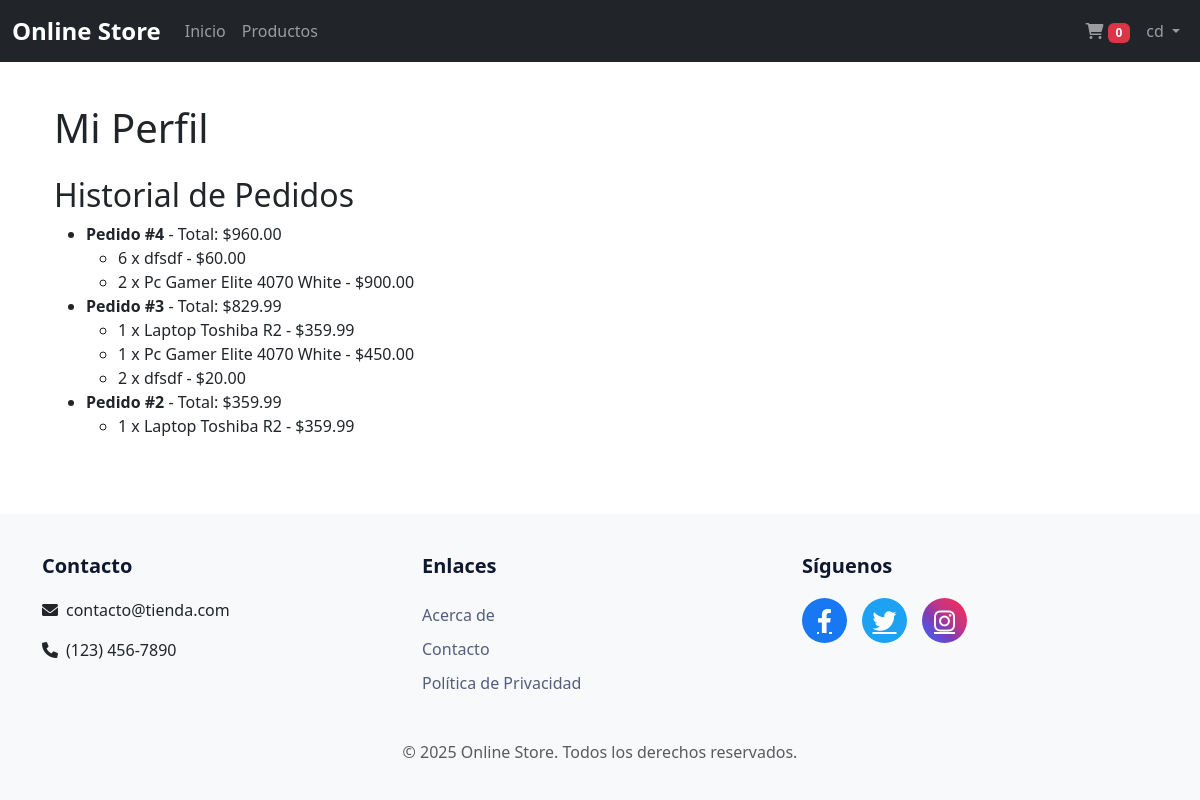
The app's page /profile/ (signed in), older data.
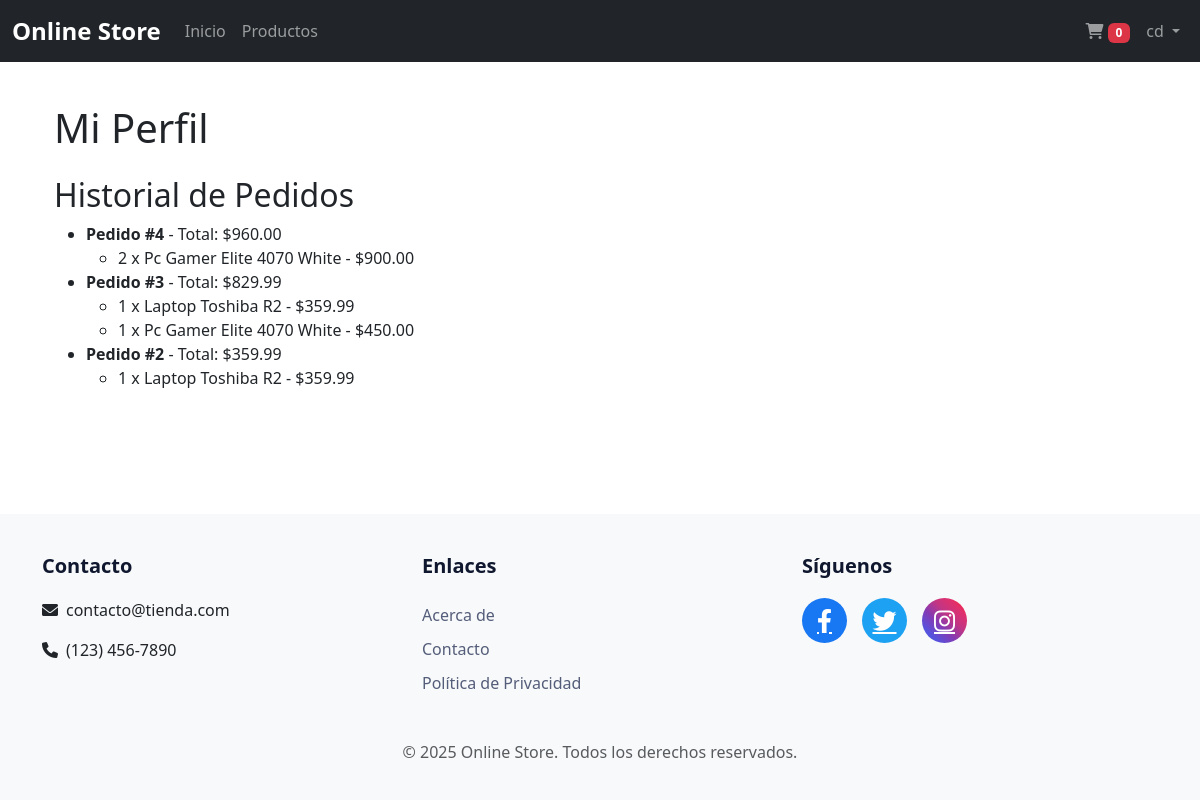
The same page, newer data.
### tasks/models.py (models this page shows, shortened)
class Order(models.Model):
    user = models.ForeignKey(User, on_delete=models.CASCADE)
    created_at = models.DateTimeField(auto_now_add=True)
    updated_at = models.DateTimeField(auto_now=True)
    total = models.DecimalField(max_digits=10, decimal_places=2, default=0)
    is_completed = models.BooleanField(default=False)

class OrderItem(models.Model):
    order = models.ForeignKey(Order, on_delete=models.CASCADE, related_name='items')
    product = models.ForeignKey(Product, on_delete=models.CASCADE)
    quantity = models.PositiveIntegerField(default=1)
    price = models.DecimalField(max_digits=10, decimal_places=2)
    def get_total(self):
        return self.quantity * self.price

class Product(models.Model):
    name = models.CharField(max_length=200)
    category = models.ForeignKey(Category, on_delete=models.CASCADE)
    description = models.TextField(blank=True, null=True)
    price = models.DecimalField(max_digits=10, decimal_places=2)
    stock = models.PositiveIntegerField(default=0)
    image = models.ImageField(upload_to='products/', blank=True, null=True)  # Campo opcional
    created_at = models.DateTimeField(auto_now_add=True)
    updated_at = models.DateTimeField(auto_now=True)

### tasks/views.py (the view)
# urls.py: path("profile/", views.profile, name="profile"),
def profile(request):
    if not request.user.is_authenticated:
        messages.error(request, "Debes iniciar sesión para ver tu perfil.")
        return redirect("signin")
    orders = Order.objects.filter(
        user=request.user,
        is_completed=True
    ).order_by('-created_at')  # Asumiendo que tienes un campo created_at
    paginator = Paginator(orders, 10)  # 10 órdenes por página
    page_number = request.GET.get('page')
    orders_page = paginator.get_page(page_number)
    context = {
        'orders': orders_page,
        'user_info': {
            'username': request.user.username,
            'email': request.user.email,
            'date_joined': request.user.date_joined,
        }
    }
    return render(request, "profile.html", context)

### tasks/templates/profile.html
{% extends 'layouts/base.html' %}
{% block content %}
<section class="container">
    <h1 class="my-4">Mi Perfil</h1>
    <h2>Historial de Pedidos</h2>
    {% if orders %}
    <ul>
        {% for order in orders %}
        <li>
            <strong>Pedido #{{ order.id }}</strong> - Total: ${{ order.total }}
            <ul>
                {% for item in order.items.all %}
                <li>{{ item.quantity }} x {{ item.product.name }} - ${{ item.get_total }}</li>
                {% endfor %}
            </ul>
        </li>
        {% endfor %}
    </ul>
    {% else %}
    <p>No tienes pedidos realizados.</p>
    {% endif %}
</section>
{% endblock %}

Row changes from the older to the newer data that the page shows:
removed OrderItem: quantity "6", product.name "dfsdf", get_total "60.00", shown under Order id 4
removed OrderItem: quantity "2", product.name "dfsdf", get_total "20.00", shown under Order id 3
